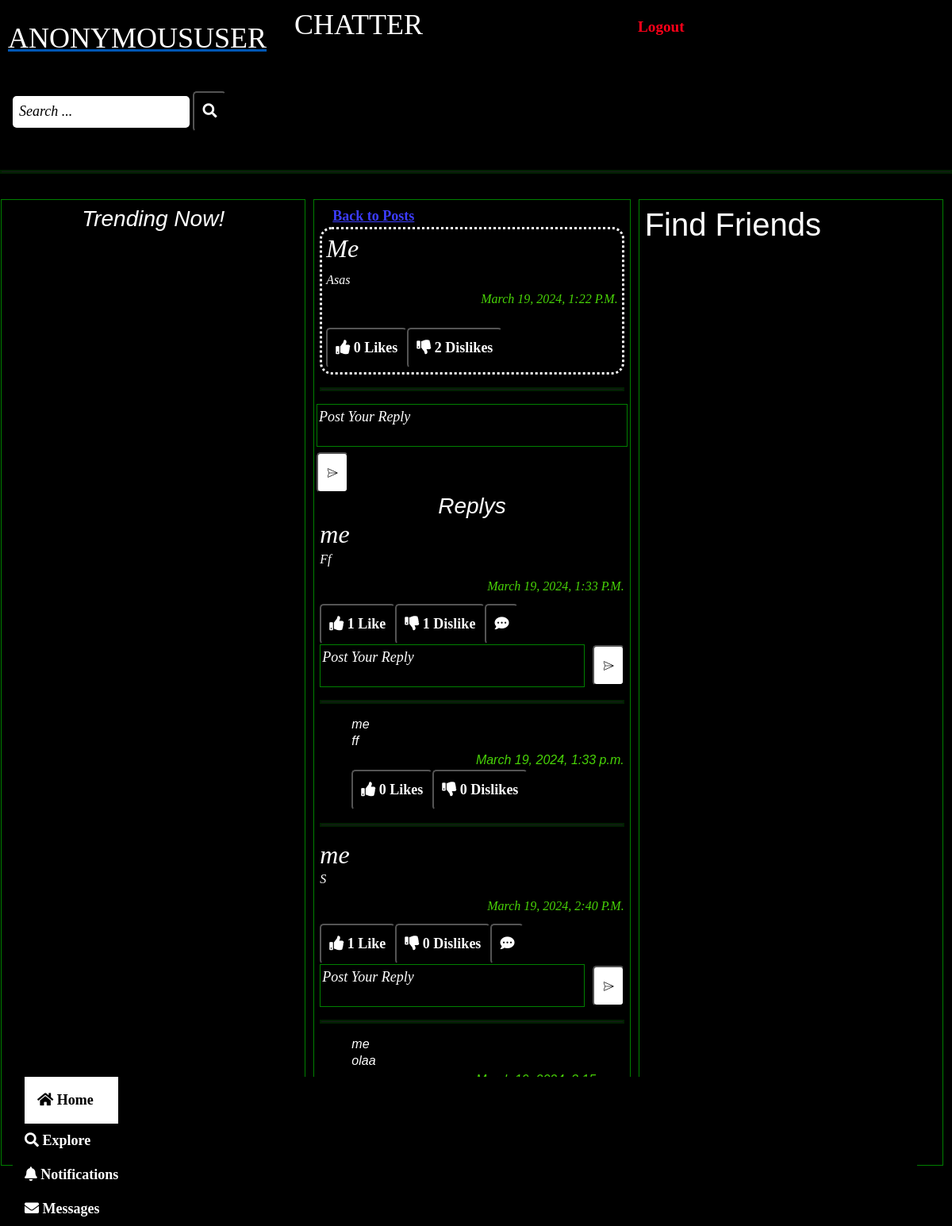
The app's page /home/post/17/ with its own data.
### chatter/models.py (models this page shows)
class Post(models.Model):
    body= models.TextField()
    created_at= models.DateTimeField(default=timezone.now, editable=False)
    author= models.ForeignKey(Account, on_delete=models.CASCADE)
    likes= models.ManyToManyField(Account, blank=True, related_name='likes')
    dislikes= models.ManyToManyField(Account, blank=True, related_name='dislikes')
    image= models.ImageField(upload_to='uploads/posts', blank=True,null=True)
    class Meta:
        verbose_name= 'Post'
        verbose_name_plural= 'Posts'

class Account(AbstractUser):
    groups= models.ManyToManyField(Group, related_name='accounts_set',blank=True)
    user_permissions= models.ManyToManyField(Permission, related_name='accounts_set', blank=True)
    def __str__(self):
        return self.username
    class Meta:
        verbose_name= 'Account'
        verbose_name_plural= 'Accounts'

class Comment(models.Model):
    comment= models.TextField()
    created_at= models.DateTimeField(default=timezone.now, editable=False)
    author= models.ForeignKey(Account, on_delete=models.CASCADE)
    post = models.ForeignKey(Post, on_delete= models.CASCADE)
    likes= models.ManyToManyField(Account,blank=True,related_name="comment_likes")
    dislikes= models.ManyToManyField(Account,blank=True,related_name="comment_dislikes")
    parent= models.ForeignKey('self',on_delete=models.CASCADE, blank=True, null=True, related_name='+')
    @property
    def children(self):
        return Comment.objects.filter(parent=self).order_by('-created_at').all()
    @property
    def is_parent(self):
        if self.parent is None:
            return True
        else:
            return False

### chatter/views.py (the view)
# urls.py: path('home/post/<int:pk>/', views.postcomments, name= 'postdetail'),
def postcomments(request,pk):
    post= Post.objects.get(pk=pk)
    comments = Comment.objects.filter(post=post)
    if request.method == 'POST':
        form = CommentForm(request.POST)
        if form.is_valid():
            comment= form.save(commit=False)
            comment.author=request.user
            comment.post= post
            comment.save()
        notification= Notification.objects.create(notification_type=1,from_user=request.user,to_user=post.author,post=post)
    else:
        form=CommentForm()
    return render(request, 'comments.html', {'post':post, 'form':form, 'comments':comments})

### chatter/forms.py
class CommentForm(forms.ModelForm):
    comment= forms.CharField(
        required=False,
        widget=forms.Textarea(attrs={'rows': 2,'placeholder': 'Post Your Reply'}))
    class Meta:
        model = Comment
        fields= ['comment']

### chatter/templates/comments.html (shortened to what this page needs)
{% extends 'home.html' %}
{% load static %}
{% block comment %}
<div class="col-md-4">
    <div class="comm">
        <a href="{% url 'home' %}" class="back">Back to Posts</a>
    </div>
    <div class="posts">
        <div class="card5">
            <h2>{{ post.author }}
            </h2>
            <p>{{ post.body }}</p>
            <p id='createdat'>{{ post.created_at }}</p>  <br>
            <div class="conta">
                <div class="likes">
                    <form action="{% url 'likes' post.pk %}" method="post">
                        <button class="like-btn" type="submit">
                            <i class="fas fa-thumbs-up">
                                {%  if  post.likes.all.count == 1 %}
                                {{ post.likes.all.count }} Like
                                {% else %}
                                {{ post.likes.all.count }} Likes
                                {% endif %}
                            </i>
                        </button>
                    </form>
                </div>
                <div class="dislikes">
                    <form action="{% url 'dislikes' post.pk %}" method="post">
                        <button class="dislike-btn" type="submit">
                            <i class="fas fa-thumbs-down">
                                {%  if  post.dislikes.all.count == 1 %}
                                {{ post.dislikes.all.count }} Dislike
                                {% else %}
                                {{ post.dislikes.all.count }} Dislikes
                                {% endif %}
                            </i>
                        </button>
                    </form>
                </div>
            </div>
        </div>
    </div>
    <hr>
    <div class="chatbox">
        <form action="" method="post" novalidate>
            {{ form.comment }}
            <button type="submit" class="send"><img src="{% static 'img/send.png' %}" alt="Send"></button>
        </form>
        <br>
    </div>
    {% if comments %}
    <div class="comments">
        <h3>Replys</h3>
        {% for comment in comments %}
        {% if comment.is_parent %}
        <div class="card6">
            <h2>
                {{ comment.author }}
            </h2>
            <p>{{ comment.comment }}</p>
            <p id='createdat'>{{ comment.created_at  }} </p>
        </div>
        <div class="conta">
            <div class="likes">
                <form action="{% url 'commentlikes' post.pk comment.pk %}" method="post">
                    <button class="like-btn" type="submit">
                        <i class="fas fa-thumbs-up">
                            {%  if  comment.likes.all.count == 1 %}
                            {{ comment.likes.all.count }} Like
                            {% else %}
                            {{ comment.likes.all.count }} Likes
                            {% endif %}
                        </i>
                    </button>
                </form>
            </div>
            <div class="dislikes">
                <form action="{% url 'commentdislikes' post.pk comment.pk %}" method="post">
                    <button class="dislike-btn" type="submit">
                        <i class="fas fa-thumbs-down">
                            {%  if  comment.dislikes.all.count == 1 %}
                            {{ comment.dislikes.all.count }} Dislike
                            {% else %}
                            {{ comment.dislikes.all.count }} Dislikes
                            {% endif %}
                        </i>
                    </button>
                </form>
            </div>
            <div class="reply-btn">
                <button class='reply-btn'  onclick="commentButton('{{comment.pk}}')"><i class="fas fa-comment-dots"></i></button>
            </div>
        </div>
        <div class="chat" id="{{ comment.pk }}">
            <form action="{% url 'commentreplies' post.pk comment.pk %}" class="comment" method="post" novalidate>
                <div class="comment-wrapper" id="{{ comment.pk }}">
                    {{ form.comment }}
                    <button type="submit" class="send"><img src="{% static 'img/send.png' %}" alt="Send"></button>
                </div>
            </form>
        </div>
        <hr>
        {% for child_comment in comment.children %}
        <div class="card9-container">
            <div class="card9">
                <h2>
                    {{ child_comment.author }}
                </h2>
                <p>{{ child_comment.comment }}</p>
                <p id='createdat'>{{ child_comment.created_at  }} </p>
            </div>
            <div class="conta">
                <div class="likes">
                    <form action="{% url 'childcommentlikes' post.pk  comment.pk child_comment.pk %}" method="post">
                        <button class="like-btn" type="submit">
                            <i class="fas fa-thumbs-up">
                                {%  if  child_comment.likes.all.count == 1 %}
                                {{ child_comment.likes.all.count }} Like
                                {% else %}
                                {{ child_comment.likes.all.count }} Likes
                                {% endif %}
                            </i>
                        </button>
                    </form>
                </div>
                <div class="dislikes">
                    <form action="{% url 'childcommentdislikes' post.pk comment.pk child_comment.pk %}" method="post">
                        <button class="dislike-btn" type="submit">
                            <i class="fas fa-thumbs-down">
                                {%  if child_comment.dislikes.all.count == 1 %}
                                {{ child_comment.dislikes.all.count }} Dislike
                                {% else %}
                                {{ child_comment.dislikes.all.count }} Dislikes
                                {% endif %}
                            </i>
                        </button>
                    </form>
                </div>
            </div>
        </div>
            <hr>
            {% endfor %}
            {% endif %}
            {% endfor %}
    </div>
    {% endif %}
</div>
{% endblock %}

### static/css/home.css (style rules this page uses)
body { background-color: #000000 !important; padding-bottom: 60px; }
.col-md-4 { flex: 1; border: 1px solid green; padding: 7px; margin-right: 10px; box-sizing: border-box; }
a { color: white; text-decoration: none; font-family:Georgia, 'Times New Roman', Times, serif; font-size: large; font-weight: bolder; padding: 1rem; }
.chatbox { align-items: center; justify-content: center; display: flex; }
textarea { background-color: black; color: white; resize: none; border: 1px solid green; }
::placeholder { color: white; font-size: large; font-style:italic; font-family: Cambria, Cochin, Georgia, Times, 'Times New Roman', serif; }
button { background-color: green; color: white; padding: 10px 10px; border-radius: 5px; font-size: large; }
hr { border: 2.9px solid green; }
.posts { background-color: rgb(0, 0, 0); color: white; align-items: center; }
.card6 { font-family: Cambria, Cochin, Georgia, Times, 'Times New Roman', serif; font-style: oblique; }
.card4, .card5, .card6 h2 { margin: 0; padding: 0; }
.card4, .card5, .card6 p { margin: 0; padding: 0; margin-bottom: 10px; text-transform: capitalize; }
#createdat { color: rgb(72, 211, 7); display: flex; justify-content: end; }
.back { color: rgb(60, 60, 255); text-decoration: underline; }
.card5 { border-style: dotted; background-color: rgb(0, 0, 0); margin: auto; padding: 5px; border-radius: 15px; font-family: Cambria, Cochin, Georgia, Times, 'Times New Roman', serif; font-style: oblique; }
.card6 { color: white; }
h3 { color: white; text-align: center; font-style: oblique; margin: 0; padding: 0; }
img { border-radius: 10px; }
.conta { display: flex; align-items: center; background-color: #000000; margin:0; }
.likes button { background-color: #000000; }
.dislikes button { background-color: #000000; }
.reply-btn { background-color: black }
.send { background-color: white; }
.comment-wrapper { display: flex; align-items: center; }
.comment-wrapper textarea { flex: 1; }
.comment-wrapper .send { margin-left: 10px; }
.card9-container { margin-left: 40px; }
.card9 h2,p { color: white; margin: 0; padding: 0; font-size: medium; font-style: oblique; }

### records on screen
Post: author "Me", body "Asas", created_at "March 19, 2024, 1:22 P.m.", likes.all.count "0", dislikes.all.count "2"
Comment: author "me", comment "Ff", created_at "March 19, 2024, 1:33 P.m.", likes.all.count "1", dislikes.all.count "1"
Comment: author "me", comment "ff", created_at "March 19, 2024, 1:33 p.m.", likes.all.count "0", dislikes.all.count "0"
Comment: author "me", comment "S", created_at "March 19, 2024, 2:40 P.m.", likes.all.count "1", dislikes.all.count "0"
Comment: author "me", comment "olaa"

### other values on screen
{{ request.user }} "ANONYMOUSUSER"
